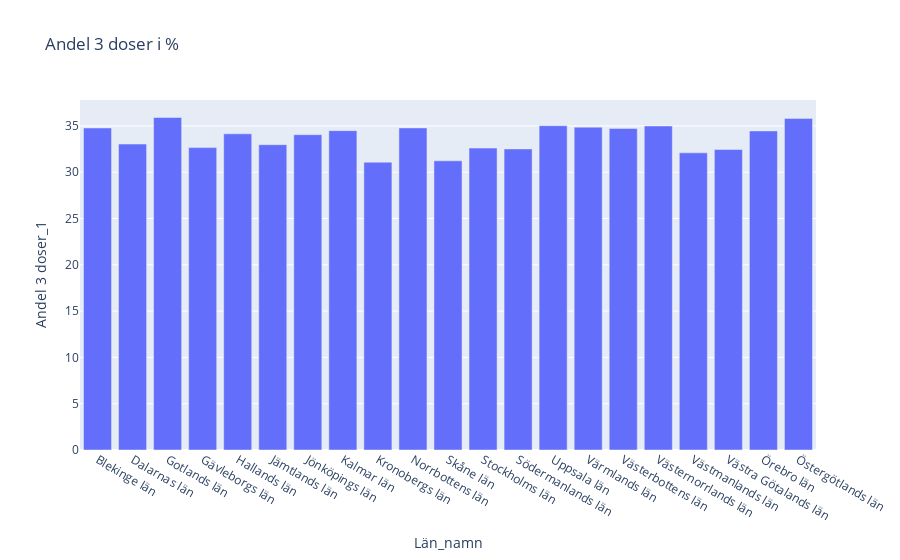

Here is the notebook cell this chart was saved with:
### Code cell


### Figure 1 — Plotly figure (JSON) as saved in the notebook; plotly's stock layout.template omitted (floating-point values rounded to 4 significant figures)
{"data": [{"alignmentgroup": "True", "hovertemplate": "Län_namn=%{x}<br>Andel 3 doser_1=%{y}<extra></extra>", "legendgroup": "", "marker": {"color": "#636efa", "pattern": {"shape": ""}}, "name": "", "offsetgroup": "", "orientation": "v", "showlegend": false, "textposition": "auto", "type": "bar", "x": ["Blekinge län", "Dalarnas län", "Gotlands län", "Gävleborgs län", "Hallands län", "Jämtlands län", "Jönköpings län", "Kalmar län", "Kronobergs län", "Norrbottens län", "Skåne län", "Stockholms län", "Södermanlands län", "Uppsala län", "Värmlands län", "Västerbottens län", "Västernorrlands län", "Västmanlands län", "Västra Götalands län", "Örebro län", "Östergötlands län"], "xaxis": "x", "y": [34.78, 33.04, 35.91, 32.66, 34.14, 32.97, 34.05, 34.49, 31.08, 34.78, 31.23, 32.61, 32.52, 35.02, 34.87, 34.73, 34.99, 32.09, 32.45, 34.46, 35.81], "yaxis": "y"}], "layout": {"barmode": "relative", "legend": {"tracegroupgap": 0}, "title": {"text": "Andel 3 doser i %"}, "xaxis": {"anchor": "y", "domain": [0, 1], "title": {"text": "Län_namn"}}, "yaxis": {"anchor": "x", "domain": [0, 1], "title": {"text": "Andel 3 doser_1"}}}}
